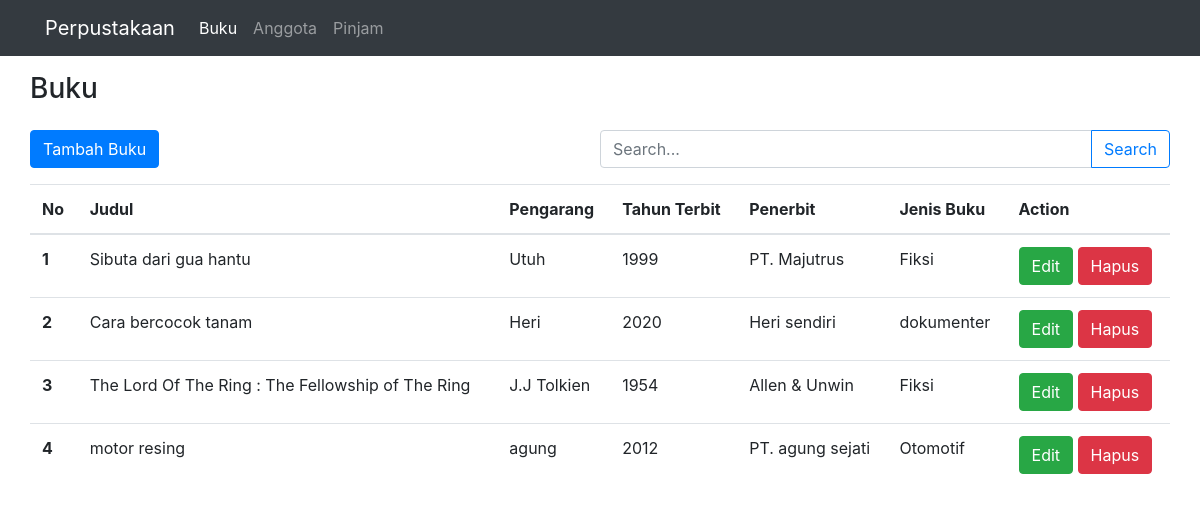
The page / on the database its author committed.
### tables this page shows
CREATE TABLE `buku` (
  `no_buku` int(11) NOT NULL,
  `judul` varchar(50) NOT NULL,
  `pengarang` varchar(50) NOT NULL,
  `thn_terbit` varchar(20) NOT NULL,
  `penerbit` varchar(50) NOT NULL,
  `jns_buku` varchar(25) NOT NULL
);

### index.php (the view, shortened to what this page needs)
<?php
include('function/function.php');
?>
<!DOCTYPE html>
<html lang="en">
<head>
    <link rel="stylesheet" href="assets/css/bootstrap.min.css">
</head>
<body>
    <nav class="navbar navbar-expand-lg navbar-dark bg-dark">
        <div class="container">
            <a class="navbar-brand" href="#">Perpustakaan</a>
            <div class="collapse navbar-collapse" id="navbarNav">
                <ul class="navbar-nav">
                    <li class="nav-item <?= (!isset($_GET["page"])) ? 'active' : ''; ?>">
                        <a class="nav-link" href="index.php">Buku <span class="sr-only">(current)</span></a>
                    </li>
                    <li class="nav-item <?= ($_GET["page"] == 'anggota') ? 'active' : ''; ?>">
                        <a class="nav-link" href="?page=anggota">Anggota</a>
                    </li>
                    <li class="nav-item <?= ($_GET["page"] == 'pinjam') ? 'active' : ''; ?>">
                        <a class="nav-link" href="?page=pinjam">Pinjam</a>
                    </li>
                </ul>
            </div>
        </div>
    </nav>
    <div class="content">
        <?php
        if (isset($_GET["page"])) {
            $page = $_GET['page'];
            switch ($page) {
                case 'anggota':
                    require_once 'template/anggota.php';
                    break;
                case 'tambah_anggota':
                    require_once 'template/tambah_anggota.php';
                    break;
                case 'edit_anggota':
                    require_once 'template/edit_anggota.php';
                    break;
                case 'pinjam':
                    require_once 'template/pinjam.php';
                    break;
                case 'tambah_pinjam':
                    require_once 'template/tambah_pinjam.php';
                    break;
                case 'edit_pinjam':
                    require_once 'template/edit_pinjam.php';
                    break;
                case 'denda':
                    require_once 'template/denda.php';
                    break;
                case 'edit_buku':
                    require_once 'template/edit_buku.php';
                    break;
                case 'tambah_buku':
                    require_once 'template/tambah_buku.php';
                    break;
                default:
                    require_once 'template/notfound.php';
                    break;
            }
        } else {
        ?>
            <div class="container">
                <div class="row mt-3">
                    <h3>Buku</h3>
                </div>
                <div class="row mt-3">
                    <div class="col-md-6 p-0">
                        <a href="?page=tambah_buku" class="btn btn-primary">Tambah Buku</a>
                    </div>
                    <div class="col-md-6 p-0">
                        <form action="" method="post">
                            <div class="input-group">
                                <input type="text" class="form-control" placeholder="Search..." name="keyword">
                                <div class="input-group-append">
                                    <button class="btn btn-outline-primary" type="submit" name="search">Search</button>
                                </div>
                            </div>
                        </form>
                    </div>
                </div>
                <?php
                if (isset($_POST['search'])) {
                    $cari = $_POST['keyword'];
                    echo "Hasil Pencarian : $cari";
                    $data = mysqli_query($conn, "SELECT * FROM buku WHERE CONCAT(no_buku,judul,pengarang,thn_terbit,penerbit,jns_buku) like '%$cari%' ");
                } else {
                    $data = mysqli_query($conn, "SELECT * FROM buku");
                }
                ?>
                <div class="row mt-3">
                    <table class="table table-hover">
                        <thead>
                            <tr>
                                <th scope="col">No</th>
                                <th scope="col">Judul</th>
                                <th scope="col">Pengarang</th>
                                <th scope="col">Tahun Terbit</th>
                                <th scope="col">Penerbit</th>
                                <th scope="col">Jenis Buku</th>
                                <th scope="col">Action</th>
                            </tr>
                        <tbody>
                            <?php $no = 1; ?>
                            <?php while ($row = mysqli_fetch_assoc($data)) { ?>
                                <tr>
                                    <th scope="row"><?= $no++; ?></th>
                                    <td><?php echo $row['judul']; ?></td>
                                    <td><?php echo $row['pengarang']; ?></td>
                                    <td><?php echo $row['thn_terbit']; ?></td>
                                    <td><?php echo $row['penerbit']; ?></td>
                                    <td><?php echo $row['jns_buku']; ?></td>
                                    <td>
                                        <a href="?page=edit_buku&no_buku=<?= $row['no_buku'] ?>" class="btn btn-success">Edit</a>
                                        <a href="?act=hapus_buku&id=<?= $row['no_buku'] ?>" class="btn btn-danger" onclick="return confirm('Yakin?')">Hapus</a>
                                    </td>
                                </tr>
                            <?php
                            }
                            ?>
                        </tbody>
                    </table>
                </div>
            </div>
    </div>
<?php } ?>
</body>
</html>

### rows shown on the page
buku: judul "Sibuta dari gua hantu", pengarang "Utuh", thn_terbit "1999", penerbit "PT. Majutrus", jns_buku "Fiksi"
buku: judul "Cara bercocok tanam", pengarang "Heri", thn_terbit "2020", penerbit "Heri sendiri", jns_buku "dokumenter"
buku: judul "The Lord Of The Ring : The Fellowship of The Ring", pengarang "J.J Tolkien", thn_terbit "1954", penerbit "Allen & Unwin", jns_buku "Fiksi"
buku: judul "motor resing", pengarang "agung", thn_terbit "2012", penerbit "PT. agung sejati", jns_buku "Otomotif"
